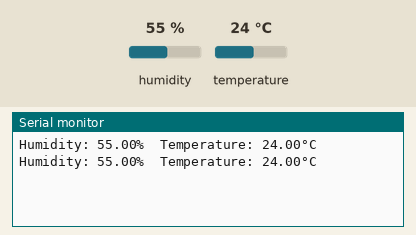
The sketch below on a simulated Arduino Mega 2560, built with avr-gcc and run on an emulated ATmega2560. On the bench: the last lines printed to the serial monitor. The inputs (shaded band) are chosen by the test bench; at power-on: humidity 55 %, temperature 24 °C.

Above: at 4.8 s.
4.9 s: humidity set to 22 %
At 7.0 s:
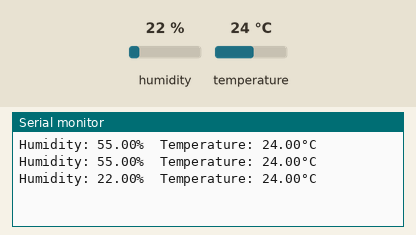
7.9 s: temperature set to 12 °C
At 8.7 s:
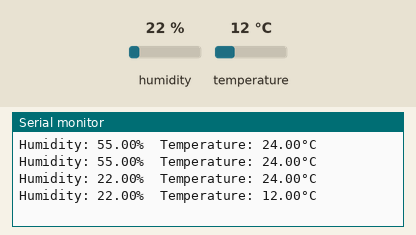
10.9 s: humidity set to 40 %
At 13.4 s:
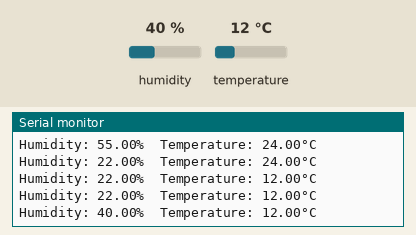
Timing chart, 0 to 14.9 s (numbered marks = the images above; inputs shaded):
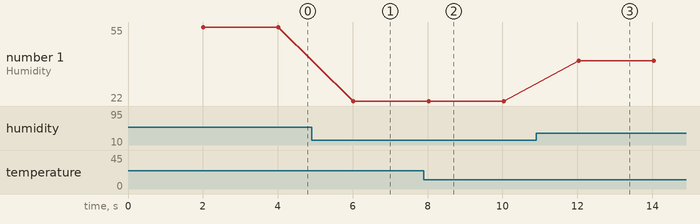

The sketch:

DHT22_2.ino
```cpp
#include <DHT.h>

#define DHTPIN 24          // Digital pin connected to the DHT sensor
#define DHTTYPE DHT22     // DHT 22  (AM2302)

DHT dht(DHTPIN, DHTTYPE);

void setup() {
  Serial.begin(9600);
  dht.begin();
}

void loop() {
  delay(2000);

  float humidity = dht.readHumidity();
  float temperature = dht.readTemperature();

  /*if (isnan(humidity) || isnan(temperature)) {
    Serial.println("Failed to read from DHT sensor!");
    return;
  }*/

  Serial.print("Humidity: ");
  Serial.print(humidity);
  Serial.print("%\t");
  Serial.print("Temperature: ");
  Serial.print(temperature);
  Serial.println("°C");
}
```

Measured:
- after the input at 4.9 s, the serial monitor: prints a new line after 1.1 s (image 1)
- after the input at 7.9 s, the serial monitor: prints a new line after 0.12 s (image 2)
- after the input at 10.9 s, the serial monitor: prints a new line after 1.1 s (image 3)
- plotted number 1: 55 → 22 after the input at 4.9 s, 22 → 40 after the input at 10.9 s
